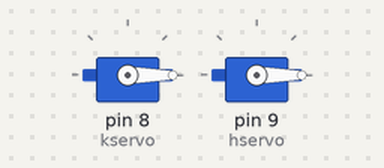
This sketch was run on a simulated Arduino Uno, built with avr-gcc and run on an emulated ATmega328P. On the bench: 2 × servo.

Above: at 0.2 s.
Timing chart, 0 to 1.7 s (numbered marks = the images above):
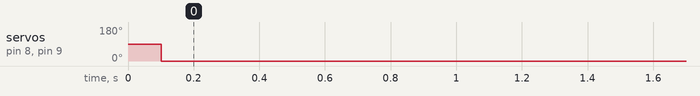

Measured:
- by itself, servo on pin 8 (kservo), servo on pin 9 (hservo): 90° → 0° at 0.10 s

The sketch:

LegMotionPlanExecutable.ino
```cpp
#include <math.h>
#include <Servo.h>

/* Some definitions

Origin is the point exactly (height of hip) distance below the hip joint and zero horizontal distance apart
 _________
   \    ------- ohm
    \
     \ _____________ theta
     /
    /
  ./

this full stop point defines the point in consideration at all times

*/

/////////////////////////////////////   defintitions       /////////////////////////////////////////////////////////////////////

#define ohmac1  90                //actual (physical) angle of femur with vertical at a particular time
#define ohmmot1 180                //value fed to motor (pos) for that femur angle
#define ohmac2 -90
#define ohmmot2 15

#define thetaac1 180               //actual (physical) angle of tibia with femur at a particular time
#define thetaac2 0               //value fed to motor (pos) for that tibia angle
#define thetamot1 20
#define thetamot2 180


#define femur_length 185           // in cm
#define tibia_length 17
#define h 25.1               // height of hip in cm

Servo kservo;        // create servo object to control a servo
Servo hservo;        // twelve servo objects can be created on most boards


void setup() {
  kservo.attach(8);
  hservo.attach(9);// attaches the servo on pin 9 to the servo object
}
////////////////////////////////////    definitions over. functions defined      ///////////////////////////////////////////////////////


float find_ohm(float x, float y){              ////finds physical ohm for a given combination of x and y

	float magsquare= (pow((h-y),2)+pow(x,2));    // square of magnitude of the location of point wrt origin
	float a= (pow((h-y),2)+pow(x,2)+pow(femur_length,2)-pow(tibia_length,2))/(2*femur_length*(pow(magsquare,0.5)));
	float b= (h-y)/pow(magsquare, 0.5);
	float angle = asin(a)-asin(b);
	return angle;
}

float find_theta(float x, float ohm){            //finds physical theta for a given combination of x and y, or x and ohm
	float sinval = ((femur_length*sin(ohm)-x)/tibia_length);
	float angle= asin(sinval)-ohm;
	return angle;
}

float find_motor_ohm(float ohm_ac){              ////finds the motor pos of ohm for a given physical ohm
	float motor_ohm= ((ohmmot2-ohmmot1)/(ohmac2-ohmac1))*ohm_ac+ ohmac1;
	return motor_ohm;
}


float find_motor_theta(float theta_ac){          //finds the motor pos of theta for a given physical theta
	float motor_theta= ((thetamot2-thetamot1)/(thetaac2-thetaac1))*theta_ac+ thetaac1;
	return motor_theta;
}

float f(float x){
	float y = pow((36-pow(x,2)),0.5);                                 ///// define fx
	return y;
}


float complete_loop (){
	float x=6;
	float y = (f(x));
	delay(100);
	for (x=6; (x>-5.9);x-=0.1){  ////define the conditions
		y = f(x);
float		ohmac= find_ohm(x,y);
float		thetaac= find_theta(x, ohmac);         /////// give the output to the servos
		kservo.write(find_motor_theta(thetaac));
		hservo.write(find_motor_ohm(ohmac));
		delay(50);
	}
	for (x=-6; (x<5.9) ; x+=0.1){     /////////////define the conditions
		y=f(x);
float		ohmac= find_ohm(x,y);
float		thetaac= find_theta(x, ohmac);
		kservo.write(find_motor_theta(thetaac));
		hservo.write(find_motor_ohm(ohmac));
		delay(50);
	}


	//printf("The actual values of (ohm, theta) are (%f, %f)\n", ohm, theta);
	//printf("The motor pos values of (ohm, theta) are (%f,%f)\n",find_motor_ohm(ohm), find_motor_theta(theta) );

	return 0;
}

 void loop(){
//int main(){
	/*float x=0;
	float y=0;
    printf("Please enter x ");
	scanf(&x,"%f");
	printf("y: ");
	scanf(&y,"%f");
	printf("femur: ");
	scanf(&femur_length,"%f");
	printf("tibia: ");
	scanf(&tibia_length,"%f");
	printf("height of hip:");
	scanf(&height,"%f");


	float ohmac= find_ohm(x,y);     //physical values of ohm and theta derived for particular x and y
	float thetaac= find_theta(x, ohmac);
	printf("The actual values of (ohm, theta) are (%f, %f)\n", ohmac, thetaac);
	printf("The motor pos values of (ohm, theta) are (%f,%f)\n",find_motor_ohm(ohmac), find_motor_theta(thetaac) );

	*/

	complete_loop();


	return 0;

}
```
